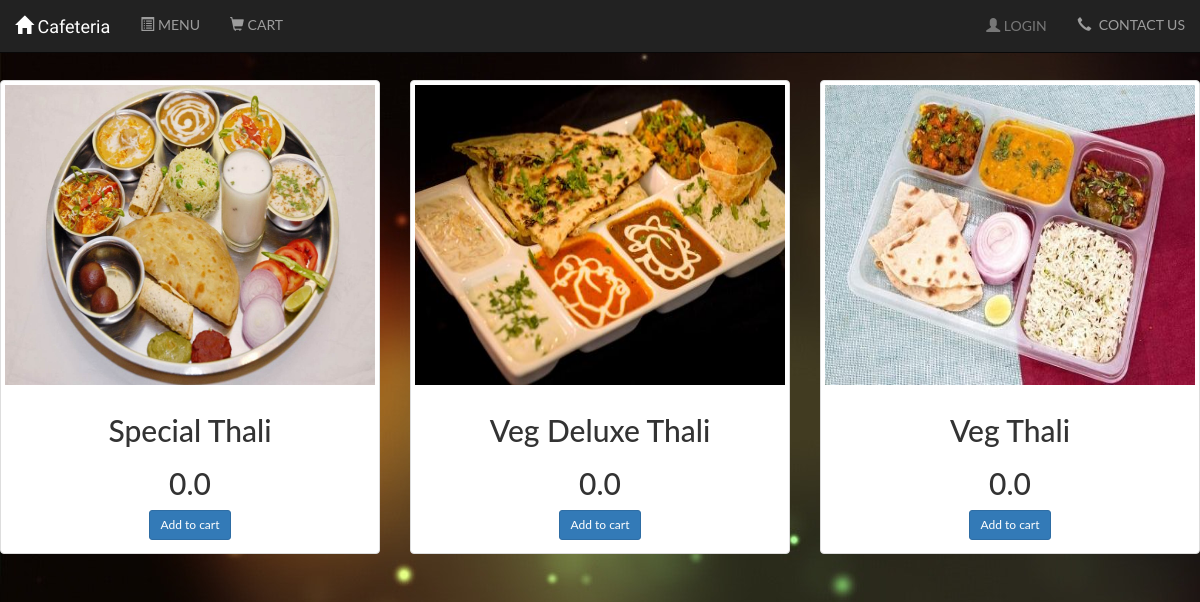
Page /cafeteria/menu/Plate/ on the committed database.
### menu/models.py (models this page shows, shortened)
class Plate(models.Model):
    plate = models.CharField(max_length=50)
    plate_image = models.FileField()
    plate_amt = models.FloatField(default=0)

### menu/views.py (the view)
# urls.py: path('menu/Plate/', views.PlateView.as_view(), name='Plate'),
class PlateView(generic.ListView):
    template_name = 'menu/Plate.html'
    model = Plate
    context_object_name = 'all_plate'
    def get_queryset(self):
        return Plate.objects.all()

### menu/templates/menu/Plate.html (shortened to what this page needs)
{% extends 'menu/base.html' %}
{% block body %}
    <br>
    <br>
    <div class="row">
        {% for plate in all_plate %}
           <div class="col-sm-4 col-lg-4">
                <div class="thumbnail">
                    <a href="#">
                        <img src="{{ plate.plate_image.url }}" class="img-responsive" style="height: 300px; width: fit-content;">
                    </a>
                    <div class="caption">
                        <h2>{{ plate.plate }}</h2><h2>{{ plate.plate_amt }}</h2>
                        <a href="#" class="btn btn-primary btn-sm">Add to cart</a>
                    </div>
                </div>
           </div>
       {% endfor %}
</div>
{% endblock %}

### menu/static/menu/style.css (style rules this page uses)
body { background: white url("images/background1.jpg"); }
* { box-sizing: border-box; }
body { font-family: Verdana, sans-serif; }
img { vertical-align: middle; }

### registration/static/registration/login_page.css (style rules this page uses)
* { margin: 0px auto; padding: 0px; text-align: center; font-family: 'Lato', sans-serif; }

### rows in the picture
Plate: plate_image (picture), plate "Special Thali", plate_amt "0.0"
Plate: plate_image (picture), plate "Veg Deluxe Thali", plate_amt "0.0"
Plate: plate_image (picture), plate "Veg Thali", plate_amt "0.0"
